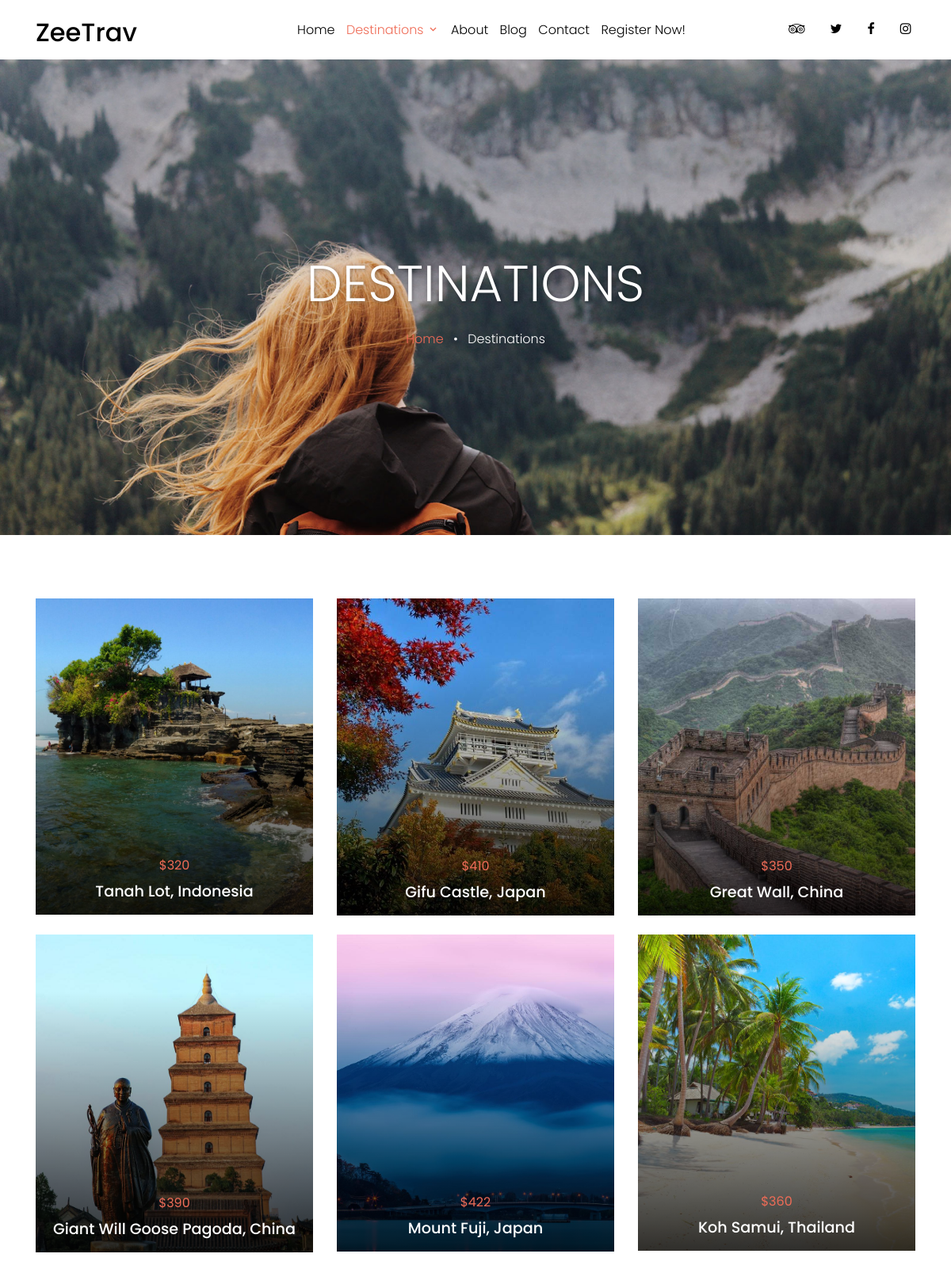
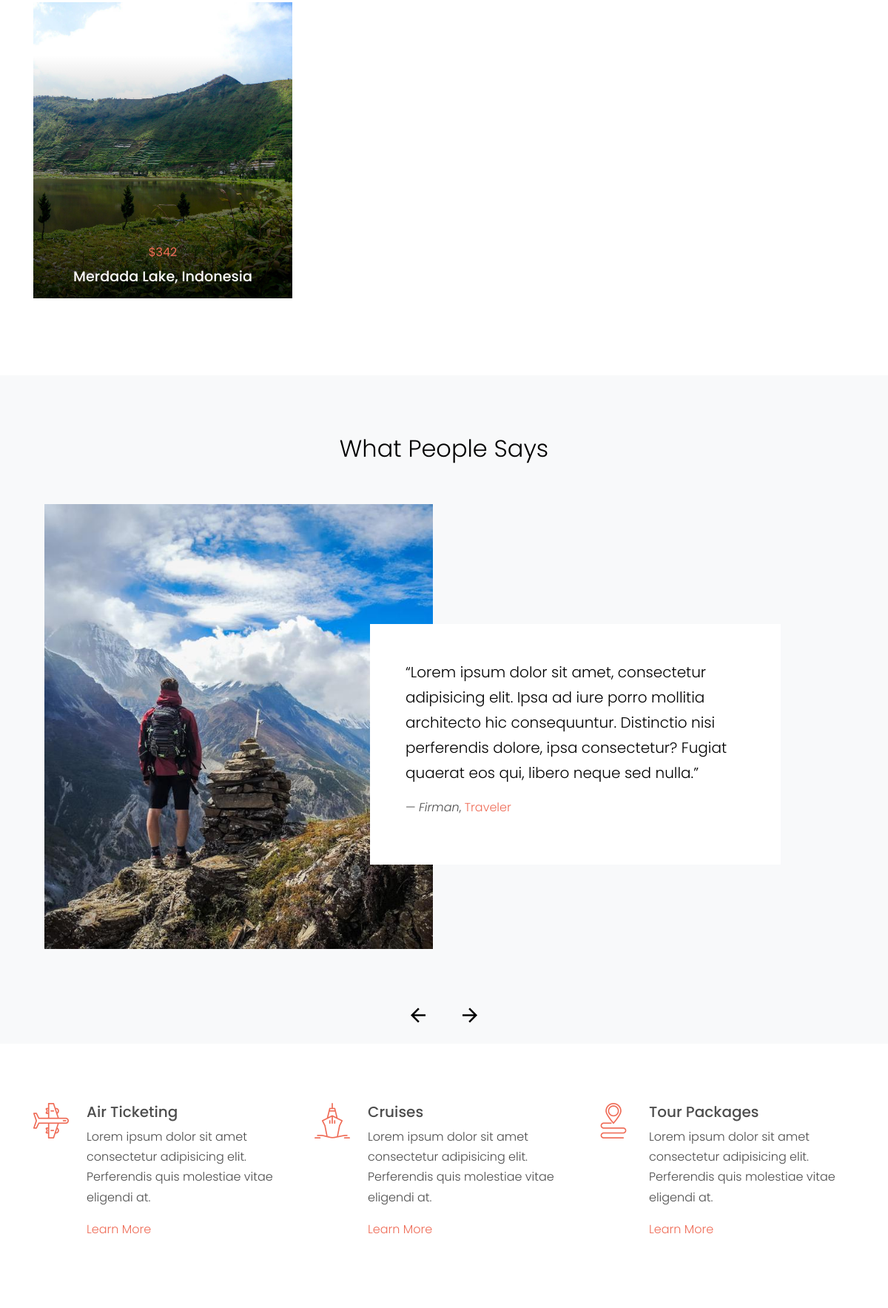
Screenshot of /destination/ (upper part) with the database file from the repository (2 pictures, top to bottom).
### destination/models.py (models this page shows, shortened)
class Destination(models.Model):
    def path_upload1(self, filename):
        return f'media/destination/Destination/{self.id_destination}/images/cover.jpg'
    def path_upload2(self, filename):
        return f'media/destination/Destination/{self.id_destination}/images/image.jpg'
    description_default = 'Lorem ipsum dolor sit amet, consectetur adipisicing elit. Vitae cumque eius modi expedita accusamus alias error totam ab magnam a mollitia magni, distinctio temporibus optio illo sapiente, odio unde natus.'
    id_destination = models.CharField(max_length=11, primary_key=True)
    country = models.ForeignKey(Country, on_delete=models.CASCADE)
    name = models.CharField(max_length=40)
    cover = models.ImageField(upload_to=path_upload1)
    profile = models.ImageField(upload_to=path_upload2)
    croppingCover = ImageRatioField('cover', '1900x1267')
    croppingProfile = ImageRatioField('profile', '700x800')
    price = models.IntegerField()
    description = models.TextField(default=description_default)
    slug = models.SlugField(null=True, blank=True)
    dateCreate  = models.DateField(auto_now_add=True, null=True, blank=True)
    dateUpdate  = models.DateField(auto_now=True, null=True, blank=True)

class Country(models.Model):
    id_country = models.CharField(max_length=2, primary_key=True)
    name = models.CharField(max_length=25)

### users/models.py (models this page shows, shortened)
class Testimoni(models.Model):
    def path_upload(self, filename):
        return f'media/user/Testimoni/{self.id_testimoni}/images/image.jpg'
    id_testimoni = models.CharField(max_length=11, primary_key=True)
    user = models.ForeignKey(get_user_model(), on_delete=models.CASCADE)
    text = models.TextField()
    is_show = models.BooleanField(default=False)
    cover = ImageCropField(upload_to=path_upload)
    cropping = ImageRatioField('cover', '700x800')

class CustomUser(AbstractUser):
    id_user = models.IntegerField()
    fullname = models.CharField(max_length = 50, default='')
    number_phone = models.IntegerField(default=0)
    address = models.TextField(default='')
    gender = models.CharField(default='o', max_length=1)
    customer = models.BooleanField(default=True)

### destination/views.py (the view)
# urls.py: path('', Index.as_view(), name='index')
class Index(TemplateView):
    template_name = 'destination/index.html'
    def get(self, request, *args, **kwargs):
        if 'country' in kwargs and not Country.objects.filter(name=kwargs['country'].upper()).exists():
            return redirect('destination:index')
        return render(self.request, self.template_name, self.get_context_data())
    def get_context_data(self, **kwargs):
        context = {
            'destinationActive': 'active',
            'listCountry': Country.objects.all().order_by('name'),
            'listTestimoni': Testimoni.objects.filter(is_show=True),
            'country': None,
            'place': 'Destinations',
            'title_blocks_cover': 'Destinations'
        }
        if 'country' in kwargs and kwargs['country'] != None:
            context['country'] = kwargs['country']
            country = Country.objects.get(name=kwargs['country'].upper())
            context['listDestination'] = Destination.objects.filter(country=country)
        else:
            context['listDestination'] = Destination.objects.all()
            context['country'] = None
        return context

### templates/destination/index.html (shortened to what this page needs)
{% extends 'base.html' %}
{% load static %}
{% block body %}
<div class="site-wrap">
    {% include 'navbar.html' %}
    {% include 'site-blocks-cover.html' %}
    <div class="site-section">
    <div class="container">
        <div class="row">
            {% include 'cardDestination.html' %}
        </div>
    </div>
    </div>
    <div class="site-section block-13 bg-light">
    <div class="container">
        <div class="row justify-content-center mb-5">
        <div class="col-md-7">
            <h2 class="font-weight-light text-black text-center">What People Says</h2>
        </div>
        </div>
        <div class="nonloop-block-13 owl-carousel">
            {% include 'cardTestimoni.html' %}
        </div>
    </div>
    </div>
    <div class="site-section">
    <div class="container">
        <div class="row align-items-stretch">
        <div class="col-md-6 col-lg-4 mb-4 mb-lg-0">
            <div class="unit-4 d-flex">
            <div class="unit-4-icon mr-4"><span class="text-primary flaticon-airplane"></span></div>
            <div>
                <h3>Air Ticketing</h3>
                <p>Lorem ipsum dolor sit amet consectetur adipisicing elit. Perferendis quis molestiae vitae eligendi at.</p>
                <p><a href="#">Learn More</a></p>
            </div>
            </div>
        </div>
        <div class="col-md-6 col-lg-4 mb-4 mb-lg-0">
            <div class="unit-4 d-flex">
            <div class="unit-4-icon mr-4"><span class="text-primary flaticon-ship"></span></div>
            <div>
                <h3>Cruises</h3>
                <p>Lorem ipsum dolor sit amet consectetur adipisicing elit. Perferendis quis molestiae vitae eligendi at.</p>
                <p><a href="#">Learn More</a></p>
            </div>
            </div>
        </div>
        <div class="col-md-6 col-lg-4 mb-4 mb-lg-0">
            <div class="unit-4 d-flex">
            <div class="unit-4-icon mr-4"><span class="text-primary flaticon-route"></span></div>
            <div>
                <h3>Tour Packages</h3>
                <p>Lorem ipsum dolor sit amet consectetur adipisicing elit. Perferendis quis molestiae vitae eligendi at.</p>
                <p><a href="#">Learn More</a></p>
            </div>
            </div>
        </div>
        </div>
    </div>
    </div>
</div>
{% endblock body %}

### templates/cardDestination.html
{% for dst in listDestination %}
    {% if place == 'Home' and forloop.counter < 7 %}
        <div class="col-md-6 col-lg-4 mb-4 mb-lg-4">
            <a href="{% url 'destination:destination_detail' country=dst.country.name.lower name=dst.slug %}" class="unit-1 text-center">
                <img src="/{{dst.profile}}" alt="Image" class="img-fluid">
                <div class="unit-1-text">
                    <strong class="text-primary mb-2 d-block">${{dst.price}}</strong>
                    <h3 class="unit-1-heading">{{dst.name}}, {{dst.country.name | lower | capfirst}}</h3>
                </div>
            </a>
        </div>
    {% elif place != 'Home' %}
        <div class="col-md-6 col-lg-4 mb-4 mb-lg-4">
            <a href="{% url 'destination:destination_detail' country=dst.country.name.lower name=dst.slug %}" class="unit-1 text-center">
                <img src="/{{dst.profile}}" alt="Image" class="img-fluid">
                <div class="unit-1-text">
                    <strong class="text-primary mb-2 d-block">${{dst.price}}</strong>
                    <h3 class="unit-1-heading">{{dst.name}}, {{dst.country.name | lower | capfirst}}</h3>
                </div>
            </a>
        </div>
    {% endif %}
{% endfor %}

### templates/cardTestimoni.html
{% for testimoni in listTestimoni %}
    <div class="item">
        <div class="container">
            <div class="row">
                <div class="col-lg-6 mb-5">
                    <img src="/{{testimoni.cover}}" alt="Image" class="img-md-fluid">
                </div>
                <div class="overlap-left col-lg-6 bg-white p-md-5 align-self-center">
                    <p class="text-black lead">&ldquo;{{testimoni.text}}&rdquo;</p>
                    <p class="">&mdash; <em>{{testimoni.user.fullname}}</em>, <a href="#">Traveler</a></p>
                </div>
            </div>
        </div>
    </div>
{% endfor %}

### static/global/css/style.css (style rules this page uses)
body { line-height: 1.7; color: #4d4d4d; font-weight: 300; font-size: 1rem; }
a { -webkit-transition: .3s all ease; -o-transition: .3s all ease; transition: .3s all ease; }
h1, h2, h3, h4, h5, .h1, .h2, .h3, .h4, .h5 { font-family: "Poppins", -apple-system, BlinkMacSystemFont, "Segoe UI", Roboto, "Helvetica Neue", Arial, sans-serif, "Apple Color Emoji", "Segoe UI Emoji", "Segoe UI Symbol", "Noto Color Emoji"; }
.text-black { color: #000 !important; }
.site-wrap:before { -webkit-transition: .3s all ease-in-out; -o-transition: .3s all ease-in-out; transition: .3s all ease-in-out; background: rgba(0, 0, 0, 0.6); content: ""; position: absolute; z-index: 2000; top: 0; left: 0; right: 0; bottom: 0; opacity: 0; visibility: hidden; }
.site-section { padding: 2.5em 0; }
@media (min-width: 768px) { .site-section { padding: 5em 0; } }
.bg-light { background: #ccc; }
.block-13, .slide-one-item { position: relative; z-index: 1; }
.unit-1 { position: relative; width: 100%; overflow: hidden; display: block; }
.unit-1:after { content: ""; z-index: 1; position: absolute; bottom: 0; top: 0; left: 0; right: 0; background: -moz-linear-gradient(top, transparent 0%, transparent 18%, rgba(0, 0, 0, 0.8) 99%, rgba(0, 0, 0, 0.8) 100%); background: -webkit-linear-gradient(top, transparent 0%, transparent 18%, rgba(0, 0, 0, 0.8) 99%, rgba(0, 0, 0, 0.8) 100%); background: -webkit-gradient(linear, left top, left bottom, from(transparent), color-stop(18%, transparent), color-stop(99%, rgba(0, 0, 0, 0.8)), to(rgba(0, 0, 0, 0.8))); background: -o-linear-gradient(top, transparent 0%, transparent 18%, rgba(0, 0, 0, 0.8) 99%, rgba(0, 0, 0, 0.8) 100%); background: linear-gradient(to bottom, transparent 0%, transparent 18%, rgba(0, 0, 0, 0.8) 99%, rgba(0, 0, 0, 0.8) 100%); filter: progid:DXImageTransform.Microsoft.gradient( startColorstr='#00000000', endColorstr='#cc000000',GradientType=0 ); }
.unit-1 img { -o-object-fit: cover; object-fit: cover; -webkit-transform: scale(1); -ms-transform: scale(1); transform: scale(1); }
.unit-1 img, .unit-1 .unit-1-text { -webkit-transition: .3s all ease-in-out; -o-transition: .3s all ease-in-out; transition: .3s all ease-in-out; }
.unit-1 .unit-1-text { z-index: 2; position: absolute; bottom: 10px; color: #fff; display: block; width: 100%; }
.unit-1 .unit-1-text .unit-1-heading { font-size: 1.2rem; position: relative; }
.unit-4 .unit-4-icon span { line-height: 0; font-size: 3rem; }
.unit-4 h3 { font-size: 20px; }
.overlap-left { margin-left: -100px; }

### rows the page displays
Destination: profile (picture), price "320", name "Tanah Lot", country.name "Indonesia"
Destination: profile (picture), price "410", name "Gifu Castle", country.name "Japan"
Destination: profile (picture), price "350", name "Great Wall", country.name "China"
Destination: profile (picture), price "390", name "Giant Will Goose Pagoda", country.name "China"
Destination: profile (picture), price "422", name "Mount Fuji", country.name "Japan"
Destination: profile (picture), price "360", name "Koh Samui", country.name "Thailand"
Destination: profile (picture), price "342", name "Merdada Lake", country.name "Indonesia"
Testimoni: cover (picture), text "Lorem ipsum dolor sit amet, consectetur adipisicing elit. Ipsa ad iure porro mollitia architecto hic consequuntur. Distinctio nisi perferendis dolore, ipsa consectetur? Fugiat quaerat eos qui, libero neque sed nulla.", user.fullname "Firman"

### other values shown
{{ title_blocks_cover }} "DESTINATIONS"
{{ place }} "Destinations"
